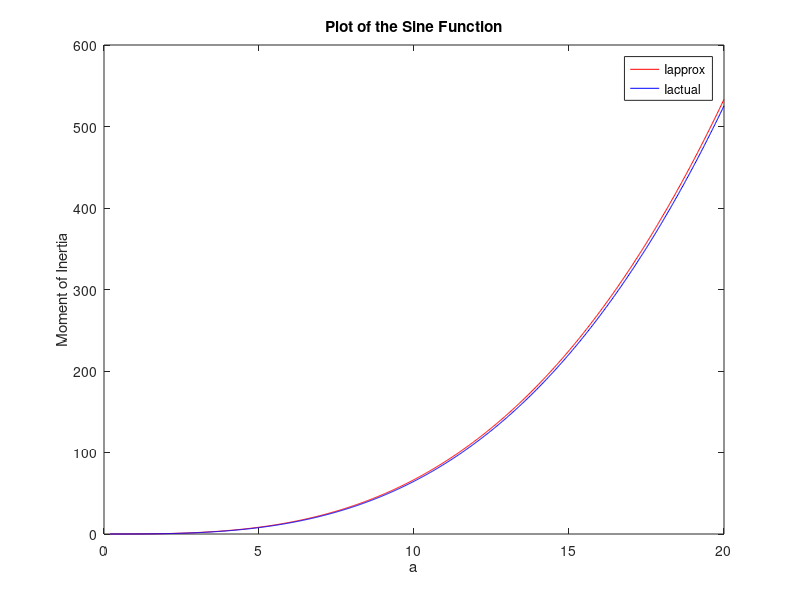

The MATLAB script that drew this image:
n = linspace(2, 200, 1000);
t = 0.1;
a = n*t;

Iapprox = ( 2 * (a.^3) * t) / 3;
Iactual = ( (a.^4) - (a - (2 * t) ).^4) / 12;

plot(a,Iapprox, 'r')
hold on
plot(a,Iactual, 'b')

error = abs((Iactual - Iapprox) ./ Iactual) * 100;
[~, idx_10] = min(abs(a/t - 10)); % Find the closest value of a/t = 10
[~, idx_25] = min(abs(a/t - 25)); % Find the closest value of a/t = 25
[~, idx_100] = min(abs(a/t - 100)); % Find the closest value of a/t = 100

error_10 = error(idx_10);   % Error at a/t = 10
error_25 = error(idx_25);   % Error at a/t = 25
error_100 = error(idx_100); % Error at a/t = 100

xlabel('a')
ylabel('Moment of Inertia')
title('Plot of the Sine Function')
legend('Iapprox', 'Iactual')

disp(['Error at a/t = 10: ', num2str(error_10), '%'])
disp(['Error at a/t = 25: ', num2str(error_25), '%'])
disp(['Error at a/t = 100: ', num2str(error_100), '%'])
